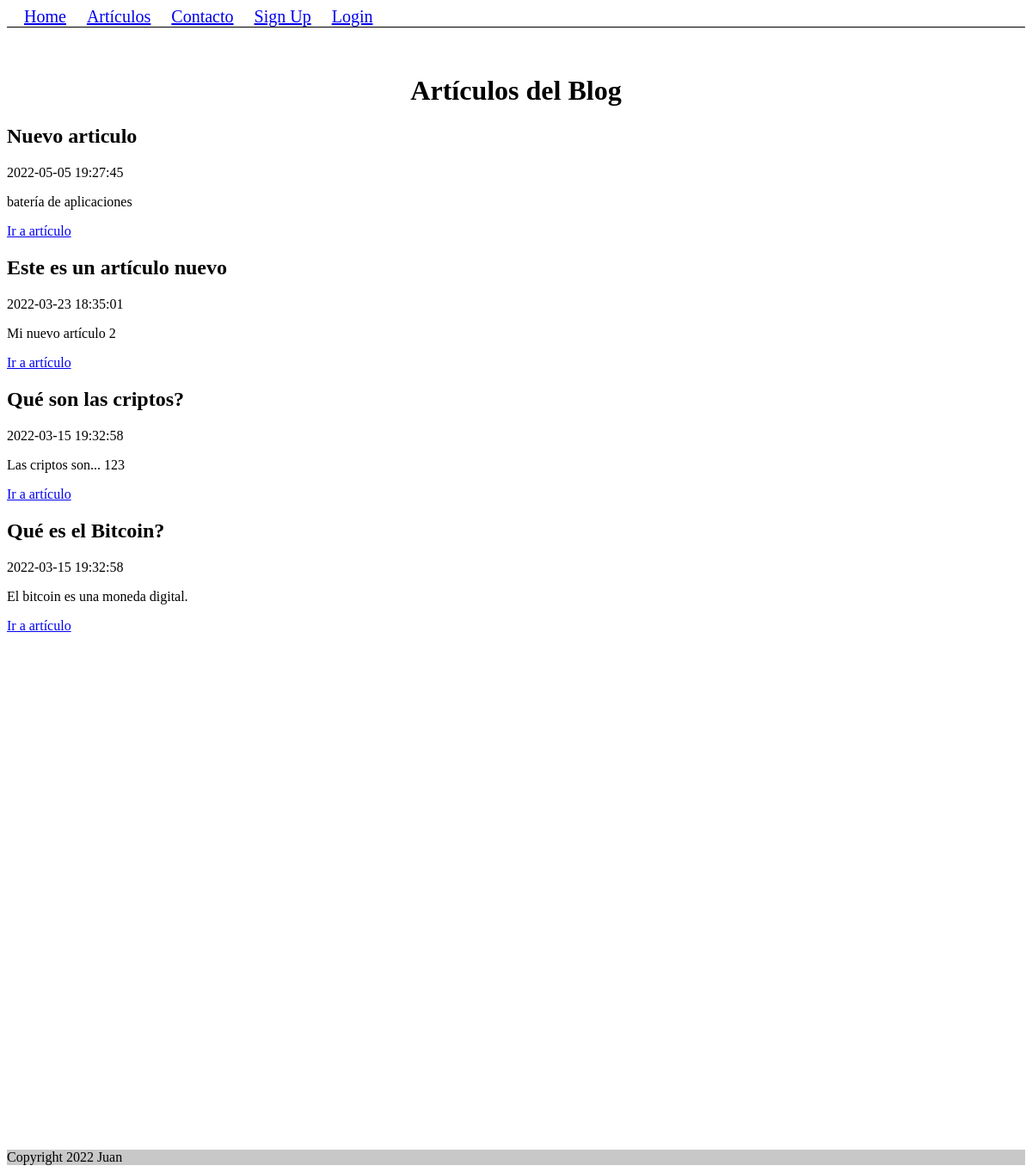
Before: /articulos with the older database file.
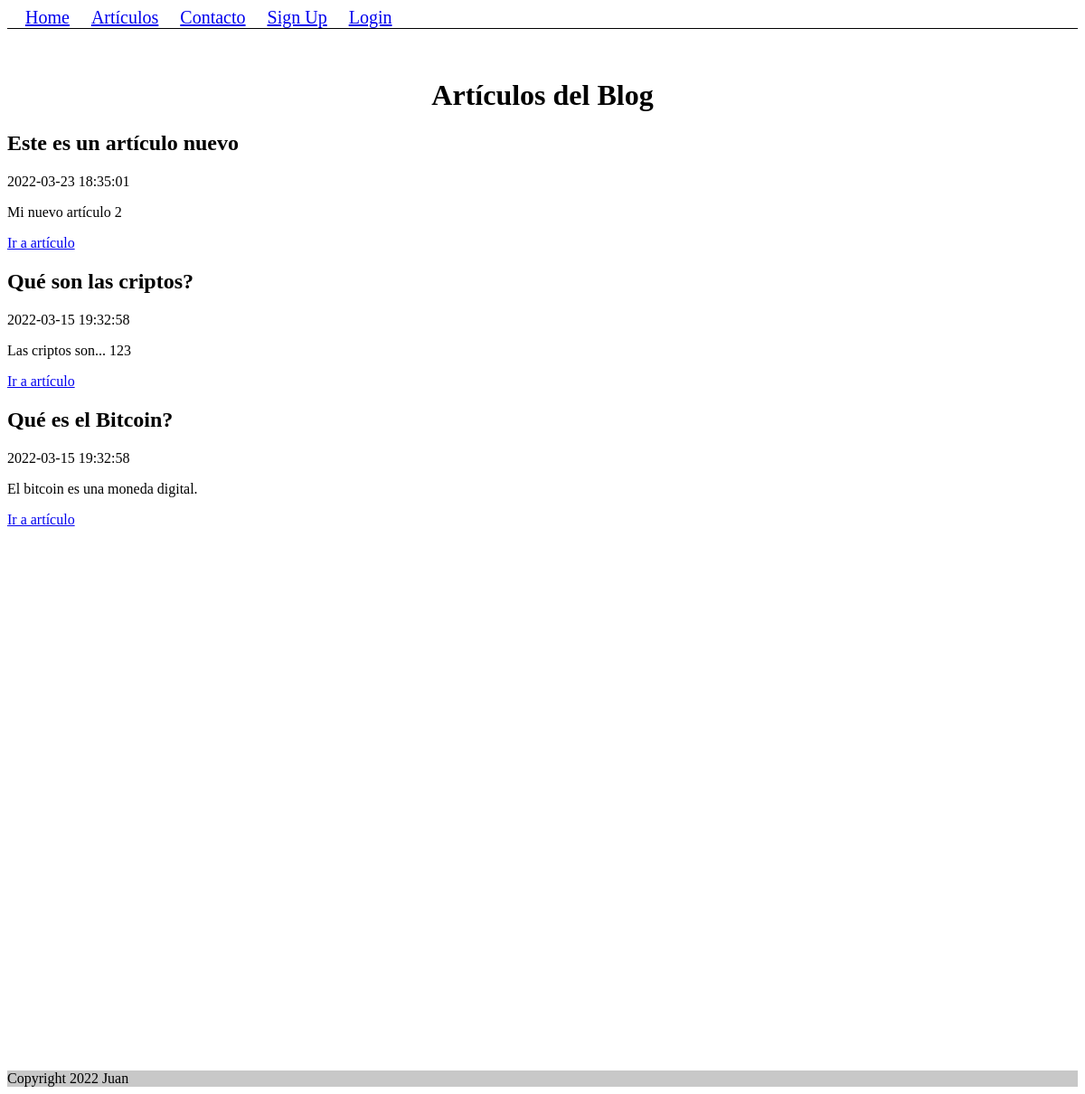
After: the same page with the newer database file.
### tables this page shows
CREATE TABLE "articulos" (
	"id"	INTEGER,
	"titulo"	TEXT NOT NULL,
	"fecha"	TIMESTAMP NOT NULL DEFAULT CURRENT_TIMESTAMP,
	"articulo"	TEXT NOT NULL,
	"tags"	TEXT,
	PRIMARY KEY("id" AUTOINCREMENT)
);

### application/route.py (the view)
@mainpages_bp.route("/articulos")
def articulos():
	conn = get_db_connection()
	articulos = conn.execute('SELECT * FROM articulos ORDER BY fecha DESC').fetchall()
	close_db()
	return render_template('articulos.html', articulos=articulos)

### application/bd.py (called while the page is built)
def get_db_connection():
    if 'db' not in g:
        g.db = sqlite3.connect(current_app.config['DATABASE'], detect_types=sqlite3.PARSE_DECLTYPES)
        g.db.row_factory = sqlite3.Row
    return g.db

### application/templates/articulos.html (shortened to what this page needs)
{% extends "base.html" %}
{% block content %}
<h1>Artículos del Blog</h1>
{% for articulo in articulos %}
    <h2>{{ articulo['titulo']}}</h2>
    <p>{{ articulo['fecha']}}</p>
    <p>{{ articulo['articulo']}}</p>
    <a href="{{ url_for('mainpages_bp.ver_articulo', id=articulo['id']) }}">Ir a artículo</a>
{% endfor %}
{% endblock %}

### application/templates/base.html (shortened to what this page needs)
<!DOCTYPE html>
<html>
<head>
	<link rel="stylesheet" type="text/css" href="{{ url_for('static', filename='style.css') }}">
</head>
<body>
	<header>
		<nav>
			<a href="{{ url_for('mainpages_bp.index') }}">Home</a>
			<a href="{{ url_for('mainpages_bp.articulos') }}">Artículos</a>
			<a href="{{ url_for('mainpages_bp.contacto') }}">Contacto</a>
			{% if current_user.is_authenticated %}
				<a href="{{ url_for('auth_bp.logout') }}">Logout</a>
			{% else %}
				<a href="{{ url_for('auth_bp.signup') }}">Sign Up</a>
				<a href="{{ url_for('auth_bp.login') }}">Login</a>
			{% endif %}
		</nav>
	</header>
	{% block content %}
	{% endblock %}
	<footer>
		Copyright 2022 Juan
	</footer>
</body>
</html>

### application/static/style.css (style rules this page uses)
h1 { text-align: center; margin-top: 55px; }
nav a { margin-left: 20px; font-size: 20px; }
nav { border-bottom: solid 1px black; }
footer { background: rgb(200, 200, 200); margin-top: 600px; }

Changed rows visible on the page:
removed articulos: titulo "Nuevo articulo", fecha "2022-05-05 19:27:45", articulo "batería de aplicaciones"
